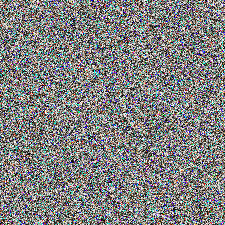
#> input picture output/encrypted_med.png, 225 x 225 px; its folder holds only this picture in this run
$ python encryptor.py output/encrypted_med.png
#> lines starting #> are read from the running program, lines starting #| are printed output that depends on the picture
import cv2
import numpy as np
import os
import json
import sys
from PIL import Image
from Crypto.Cipher import AES
import base64

def convert_jpg_to_png(image_path):
    name, ext = os.path.splitext(image_path)
    if ext.lower() in ['.jpg', '.jpeg']:
        img = Image.open(image_path).convert('RGB')
        new_path = f"{name}.png"
        img.save(new_path, format='PNG')
        print(f"🔁 Converted {image_path} to {new_path} to avoid JPG compression.")
        return new_path
    return image_path

def generate_shuffle_key(size, seed):
    np.random.seed(seed)
    return np.random.permutation(size).tolist()

def apply_masb_shuffle(channel, shuffle_key):
    flat = channel.flatten()
    shuffled = flat[shuffle_key]
    return shuffled.reshape(channel.shape)

def apply_qice_modulation(channel, quantum_key):
    modulated = (channel + quantum_key[:channel.size].reshape(channel.shape)) % 256
    return modulated.astype(np.uint8)

def generate_qice_key(shape, seed):
    np.random.seed(seed)
    return np.random.randint(0, 256, size=shape[0] * shape[1])

def process_image(image_path, encrypted_output_path, key_path, is_gray=False):
#> called with image_path = 'output/encrypted_med.png', encrypted_output_path = 'output/encrypted_encrypted_med.png', key_path = 'output/key_encrypted_med.json', is_gray = False
    img = cv2.imread(image_path)
#> img is the input picture: shape (225, 225, 3); mean B, G, R 127.5, 127.7, 127.7
    name, ext = os.path.splitext(os.path.basename(image_path))
    ext = ext.lower()

    if is_gray:
        gray = cv2.cvtColor(img, cv2.COLOR_BGR2GRAY)
        shape = gray.shape
        seed = int(np.sum(gray.flatten(), dtype=np.uint64)) % 1000
        shuffle_key = generate_shuffle_key(gray.size, seed)
        shuffled = apply_masb_shuffle(gray, shuffle_key)
        quantum_key = generate_qice_key(shape, seed + 123)
        encrypted = apply_qice_modulation(shuffled, quantum_key)
        encrypted_bgr = cv2.cvtColor(encrypted, cv2.COLOR_GRAY2BGR)
        cv2.imwrite(encrypted_output_path, encrypted_bgr, [cv2.IMWRITE_PNG_COMPRESSION, 1])
    else:
        b, g, r = cv2.split(img)
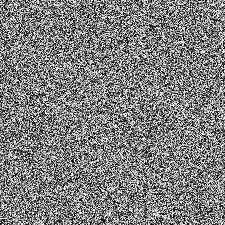
#> b: shape (225, 225); min 0, max 255, mean 127.5
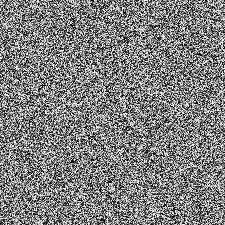
#> g: shape (225, 225); min 0, max 255, mean 127.7
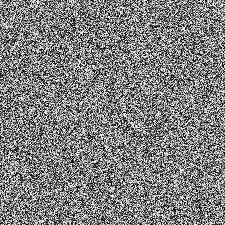
#> r: shape (225, 225); min 0, max 255, mean 127.7
        shape = b.shape
#> shape = (225, 225)
        seed = int(np.sum(img.flatten(), dtype=np.uint64)) % 1000
#> seed = 786
        shuffle_key = generate_shuffle_key(b.size, seed)
#> shuffle_key = 50625 items
        quantum_key = generate_qice_key(shape, seed + 123)

        encrypted_channels = []
        for ch in [b, g, r]:
            shuffled = apply_masb_shuffle(ch, shuffle_key)
            encrypted = apply_qice_modulation(shuffled, quantum_key)
            encrypted_channels.append(encrypted)
#> this loop made 3 passes
#> pass 1, in process_image, `shuffled = apply_masb_shuffle(ch, shuffle_key)`:
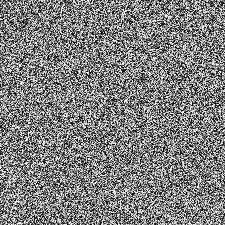
#> shuffled: shape (225, 225); min 0, max 255, mean 127.5
#> pass 1, in apply_qice_modulation, `modulated = (channel + quantum_key[:channel.size].reshape(channel.shap..`:
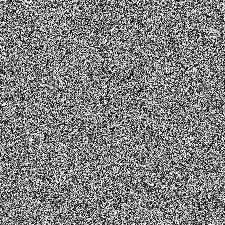
#> modulated: shape (225, 225) int64; min 0, max 255, mean 127.8
#> after the loop:
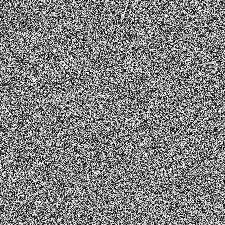
#> shuffled: shape (225, 225); min 0, max 255, mean 127.7
#> after the loop, encrypted_channels = 3 items

        encrypted_img = cv2.merge(encrypted_channels)
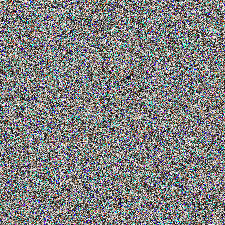
#> encrypted_img: shape (225, 225, 3); mean of channels 0, 1, 2 127.8, 128, 127.8; drawn as B, G, R
        cv2.imwrite(encrypted_output_path, encrypted_img, [cv2.IMWRITE_PNG_COMPRESSION, 9])


    key_data = {
        "shuffle_key": shuffle_key,
        "quantum_key": quantum_key.tolist(),
        "is_gray": is_gray,
        "shape": img.shape,
        "ext": ext
    }

    AES_KEY = b'1234567890abcdef'
    json_bytes = json.dumps(key_data).encode()
    cipher = AES.new(AES_KEY, AES.MODE_ECB)
    pad_len = 16 - len(json_bytes) % 16
    padded = json_bytes + bytes([pad_len]*pad_len)
    encrypted_key = cipher.encrypt(padded)

    with open(key_path, 'w') as f:
        f.write(base64.b64encode(encrypted_key).decode())
    print(f"🔐 Key saved to {key_path}")

if __name__ == "__main__":
    image_path = sys.argv[1]
    converted_path = convert_jpg_to_png(image_path)
    name, ext = os.path.splitext(os.path.basename(converted_path))
    ext = ext.lower()
    os.makedirs("output", exist_ok=True)
    output_path = f"output/encrypted_{name}{ext}"
    key_path = f"output/key_{name}.json"

    process_image(
        converted_path,
        output_path,
        key_path,
        is_gray=name.lower().startswith("gray_")
    )
#> (the call stopped at in process_image, `cipher = AES.new(AES_KEY, AES.MODE_ECB)`: Crypto is not available in this run)
    print(f"✅ Encrypted image saved to {output_path}")

$ run again, on output/encrypted_new.png
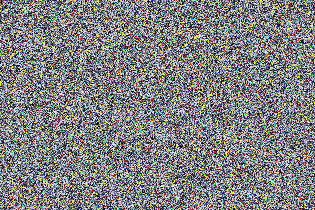
#> input picture output/encrypted_new.png, 315 x 210 px
#> in process_image, img is the input picture: shape (210, 315, 3); mean B, G, R 127.6, 127.9, 127.7
#> seed = 998
#> shuffle_key = 66150 items
#> the loop in process_image, `for ch in [b, g, r]:` made 3 passes
#> after the loop in process_image, `for ch in [b, g, r]:`:
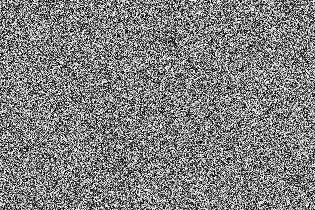
#> shuffled: shape (210, 315); min 0, max 255, mean 127.7
#> after the loop in process_image, `for ch in [b, g, r]:`: encrypted_channels = 3 items
#> in process_image, `encrypted_img = cv2.merge(encrypted_channels)`:
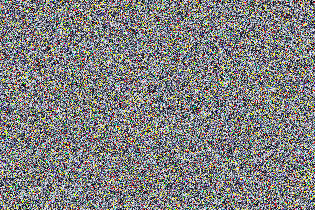
#> encrypted_img: shape (210, 315, 3); mean of channels 0, 1, 2 127.8, 128, 128; drawn as B, G, R
